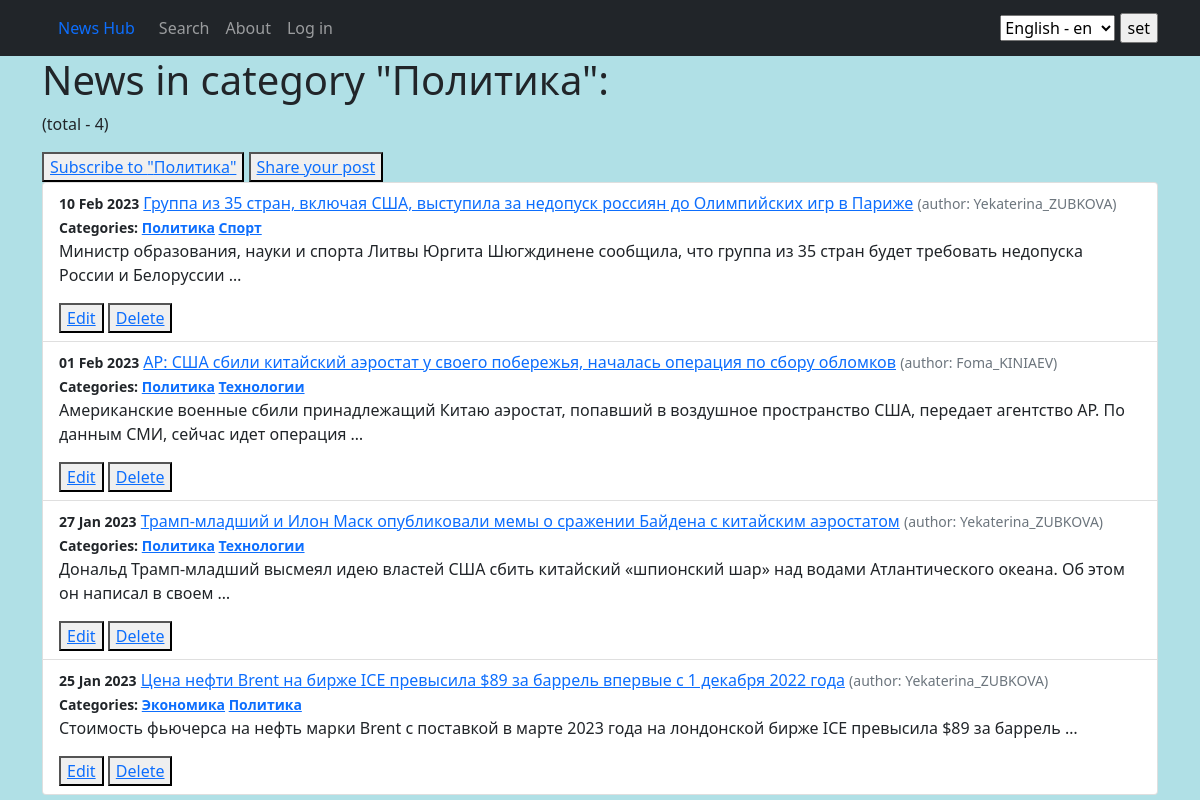
/news/categories/2, run on an earlier commit of the app's database.
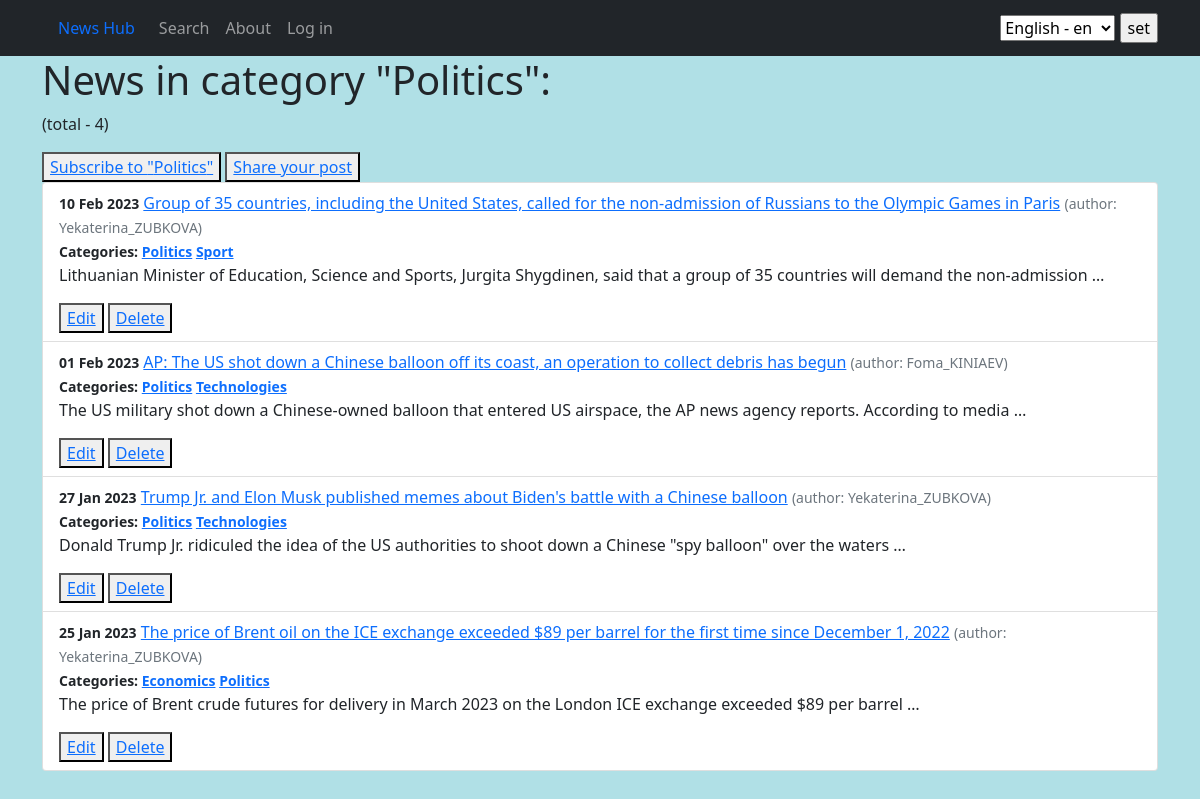
And on a later commit of the database.
### news/models.py (models this page shows, shortened)
class Category(models.Model):
    theme = models.CharField(max_length=50, unique=True)
    subscribers = models.ManyToManyField(User, related_name='categories')
    def __str__(self):
        return f'{self.theme}'

class Post(models.Model):
    author = models.ForeignKey(Author, on_delete=models.CASCADE)
    type = models.CharField(max_length=1, choices=POST_TYPES)
    creation_date = models.DateTimeField(auto_now_add=True)
    category = models.ManyToManyField(Category, through='PostCategory')
    title = models.CharField(max_length=255)
    text = models.TextField()
    _rating = models.IntegerField(default=0, db_column='rating')

class Author(models.Model):
    user = models.OneToOneField(User, on_delete=models.CASCADE)
    _rating = models.IntegerField(default=0)
    def __str__(self):
        return f'{self.user}'

### news/views.py (the view)
# urls.py: path('categories/<int:pk>', CategoryPostsList.as_view(), name='category_list'),
class CategoryPostsList(ListView):
    model = Post
    template_name = 'category_list.html'
    context_object_name = 'category_post_list'
    def get_queryset(self):
        self.category = get_object_or_404(Category, id=self.kwargs['pk'])
        queryset = Post.objects.filter(category=self.category).order_by('-_rating', '-creation_date')
        return queryset
    def get_context_data(self, **kwargs):
        context = super().get_context_data()
        context['is_not_subscribed'] = self.request.user not in self.category.subscribers.all()
        context['category'] = self.category
        return context

### templates/category_list.html (shortened to what this page needs)
{% extends 'flatpages/default.html' %}
{% load i18n %}
{% load custom_filters %}
{% block content %}
    <h1>{% trans "News in category" %} "{{ category }}":</h1>
    <p>({% trans "total" %} - {{ category_post_list|length }})</p>
    {% if is_not_subscribed %}
    <button><a href="{% url 'subscribe' category.id %}">{% trans "Subscribe to" %} "{{ category }}"</a></button>
    {% else %}
    <p>{% trans "You are subscribed to this category of news." %}</p>
    {% endif %}
    <button><a href="{% url 'post_add' %}">{% trans "Share your post" %}</a></button>
    <ul class="list-group list-group-flash">
        {% for post in category_post_list %}
            <li class="list-group-item">
                <small class="fw-bold">{{ post.creation_date|date:"d M Y" }}</small>
                <a href="../{{post.id}}">{{ post.title }}</a>
                <small class="text-muted">({% trans "author:" %} {{ post.author }})</small><br>
                <small class="fw-bold">{% trans "Categories:" %}
                    {% for category in post.category.all %}
                        <a href="{% url 'category_list' category.id %}">{{ category }}</a>
                    {% endfor %}
                </small>
                <p>{{ post.text|truncatewords:20 }}</p>
                <button><a href="{% url 'post_edit' post.id %}">{% trans "Edit" %}</a></button>
                <button><a href="{% url 'post_delete' post.id %}">{% trans "Delete" %}</a></button>
            </li>
        {% endfor %}
    </ul>
{% endblock content %}

What changed in the data, as far as the page shows it:
changed Category: theme "Политика" → "Politics"
changed Post: title "Группа из 35 стран, включая США, выступила за недопуск россиян до Олимпийских игр в Париже" → "Group of 35 countries, including the United States, called for the non-admission of Russians to the Olympic Games in Paris"; text "Министр образования, науки и спорта Литвы Юргита Шюгждинене сообщила, что группа из 35 стран будет требовать недопуска России и Белоруссии …" → "Lithuanian Minister of Education, Science and Sports, Jurgita Shygdinen, said that a group of 35 countries will demand the non-admission …"
changed Category: theme "Спорт" → "Sport"
changed Post "Foma_KINIAEV": title "AP: США сбили китайский аэростат у своего побережья, началась операция по сбору обломков" → "AP: The US shot down a Chinese balloon off its coast, an operation to collect debris has begun"; text "Американские военные сбили принадлежащий Китаю аэростат, попавший в воздушное пространство США, передает агентство AP. По данным СМИ, сейчас идет операция …" → "The US military shot down a Chinese-owned balloon that entered US airspace, the AP news agency reports. According to media …"
changed Category: theme "Технологии" → "Technologies"
changed Post: title "Трамп-младший и Илон Маск опубликовали мемы о сражении Байдена с китайским аэростатом" → "Trump Jr. and Elon Musk published memes about Biden's battle with a Chinese balloon"; text "Дональд Трамп-младший высмеял идею властей США сбить китайский «шпионский шар» над водами Атлантического океана. Об этом он написал в своем …" → "Donald Trump Jr. ridiculed the idea of the US authorities to shoot down a Chinese \"spy balloon\" over the waters …"
changed Post: title "Цена нефти Brent на бирже ICE превысила $89 за баррель впервые с 1 декабря 2022 года" → "The price of Brent oil on the ICE exchange exceeded $89 per barrel for the first time since December 1, 2022"; text "Стоимость фьючерса на нефть марки Brent с поставкой в марте 2023 года на лондонской бирже ICE превысила $89 за баррель …" → "The price of Brent crude futures for delivery in March 2023 on the London ICE exchange exceeded $89 per barrel …"
changed Category: theme "Экономика" → "Economics"
